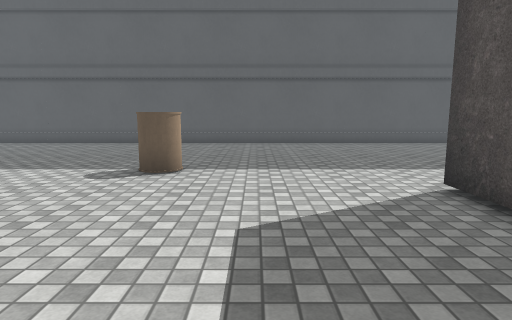
View 1 (above)

18 first-person views from a walk through a scene from a Unity 3-D project. The camera is 1.4 m above the floor, tilts 8° down and sees 75° across. The floor is counted in squares, 1 m on a side. Each view is taken from the middle of a square. On the plan, view 1 faces up. The plan holds only what a view shows up to about 15 squares ahead; the rest is blank. The place goes on beyond the plan. The player is left out. Some animated figures are not drawn. Door leaves are left out, so doorways stand open. Some surface patterns are stand-ins.

View 2
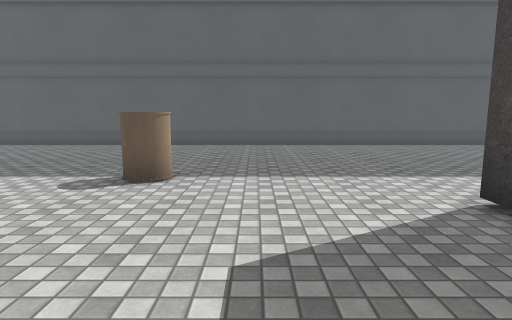

View 3
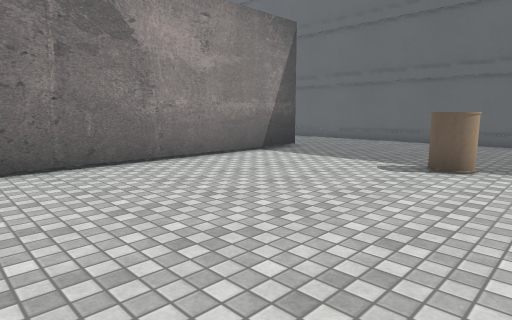

View 4
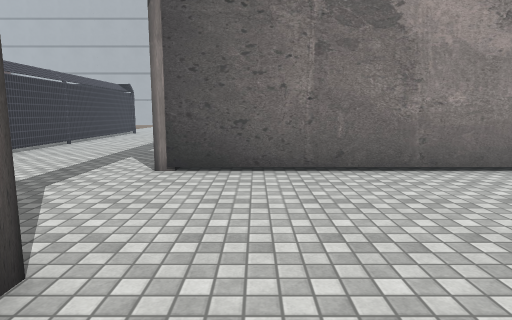

View 5
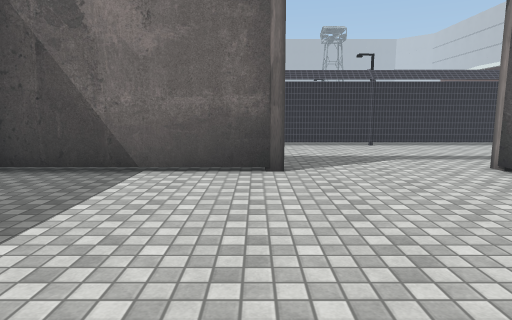

View 6
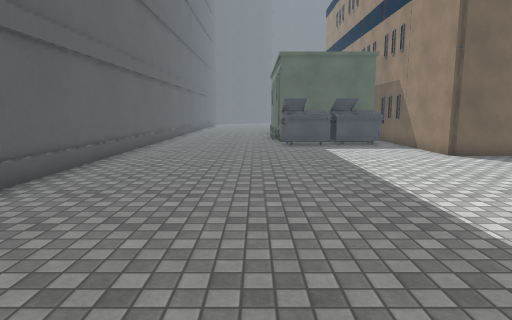

View 7
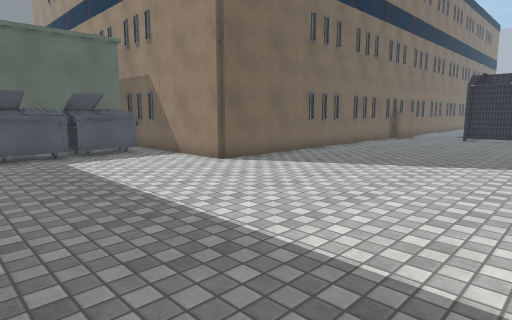

View 8
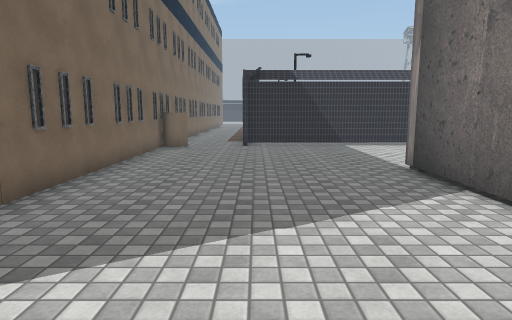

View 9
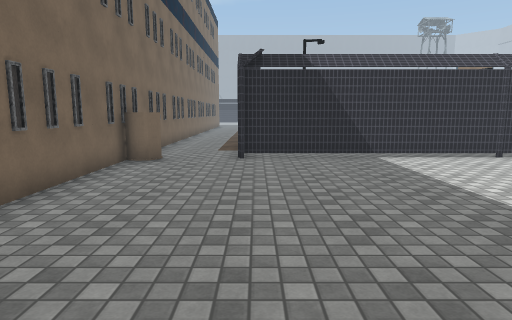

View 10
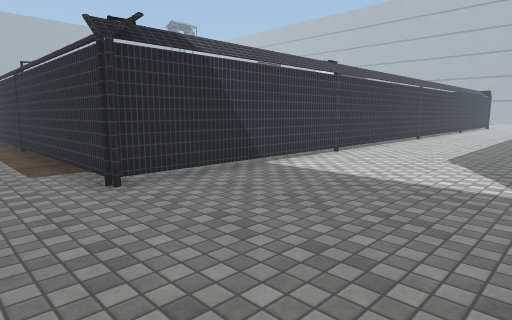

View 11
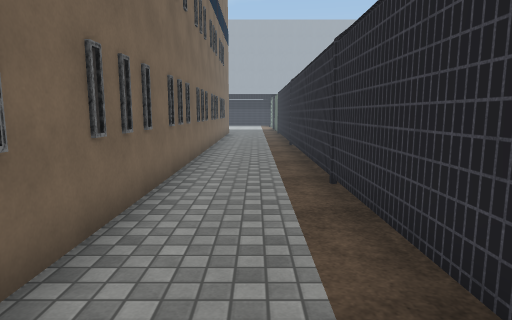

View 12
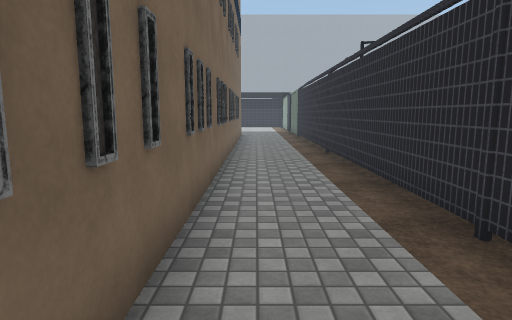

View 13
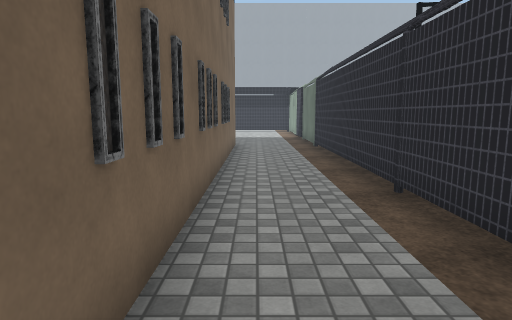

View 14
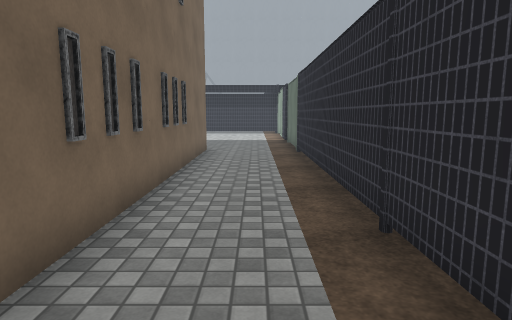

View 15
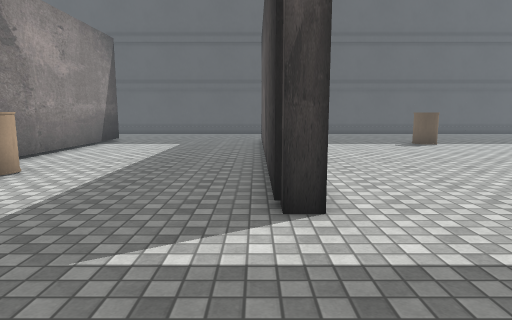

View 16
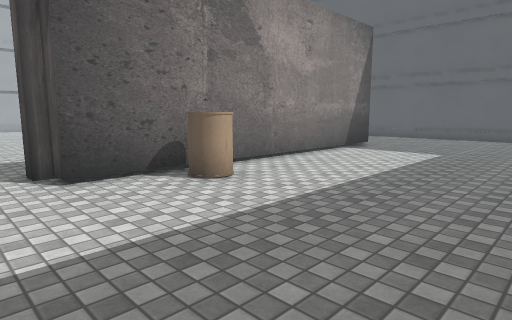

View 17
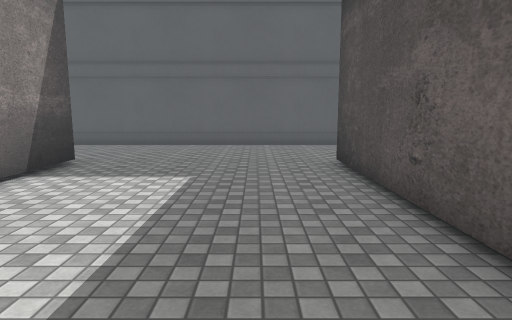

View 18
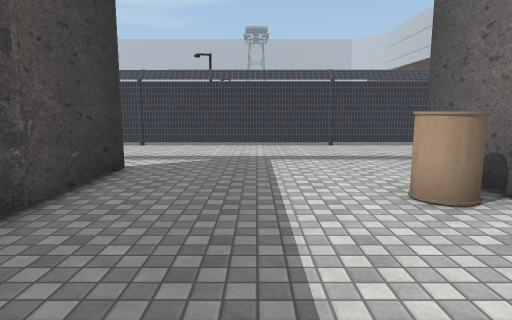

### Floor plan
Points are (right, up) in squares from view 1. A wall is a line through its corners. A room is listed if a view was taken in it or the views show most of it. See-through windows are left out.
Room 1 (views 1, 2, 3, 4, 5, 6, 7, 8, 9, 10, 11, 12, 13, 14, 15, 16, 17, 18)
walls: (3.5, 4.4) (3.5, 6.1); (4.2, 1.2) (4.2, -2.5); (-3.8, -2) (3.2, -2); (-9, 10.4) (-9, -2.5) (-9.7, -2.5) (-9.7, 10.4); (15.6, 5.4) (15.6, 7.5) (16.6, 7.5); (15.4, 7.7) (15.4, 9.7); (15.6, 7.7) (15.6, 9.8); (16.6, 6.4) (16.6, 7.3); (-17.1, 10.4) (-17.1, -2.1) (-17.5, -2.1); (-17.5, -8.6) (8.5, -8.6) (8.5, -34.5); (16.2, 15.8) (-17.5, 15.8); (11.9, -34) (11.9, 4.6) (16, 4.6)
objects: other object (-16, 0) to (-16, 1); other object (-3, 8) to (-2, 9); other object (11, -8); other object (17, 8) to (17, 9)
Room 2 (no view inside)
walls: (16, 4.6) (17.5, 4.6)
objects: other object (17, 6)

Where each view was taken, in squares from view 1:
view 1: 0 up, 0 right, facing up
view 2: 1 up, 0 right, facing up
view 3: 1 down, 0 right, facing up-left
view 4: 0 up, 1 left, facing left
view 5: 6 up, 3 left, facing down
view 6: 11 up, 1 right, facing right
view 7: 11 up, 4 right, facing down-right
view 8: 6 up, 8 right, facing down
view 9: 2 up, 8 right, facing down
view 10: 2 down, 11 right, facing down-left
view 11: 10 down, 10 right, facing down
view 12: 13 down, 11 right, facing down
view 13: 19 down, 11 right, facing down
view 14: 21 down, 10 right, facing down
view 15: 7 down, 10 left, facing up
view 16: 4 down, 10 left, facing up-left
view 17: 1 up, 12 left, facing up
view 18: 6 up, 13 left, facing down
